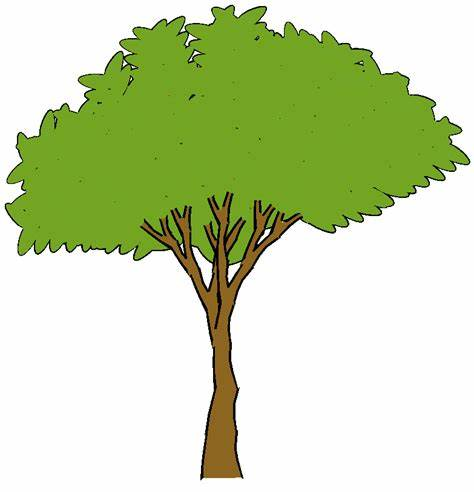
#> input picture tree.jfif, 474 x 492 px
$ python contour_detection.py
#> lines starting #> are read from the running program, lines starting #| are printed output that depends on the picture; after the words box and inside, x2 and y2 are one past the last pixel; in counts of white or black regions, pixels touching at a corner belong together
import cv2
import numpy as np

img = cv2.imread('tree.jfif')
#> img is the input picture: shape (492, 474, 3); mean B, G, R 173.5, 215.3, 201.1
img_gray = cv2.cvtColor(img,cv2.COLOR_BGR2GRAY)
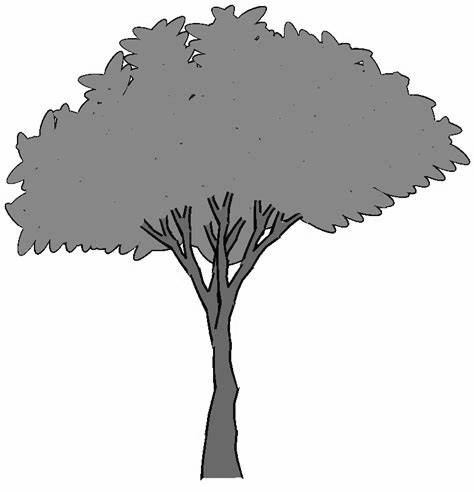
#> img_gray: shape (492, 474); min 0, max 255, mean 206.3

_,binary = cv2.threshold(img_gray,195,255,cv2.THRESH_BINARY)
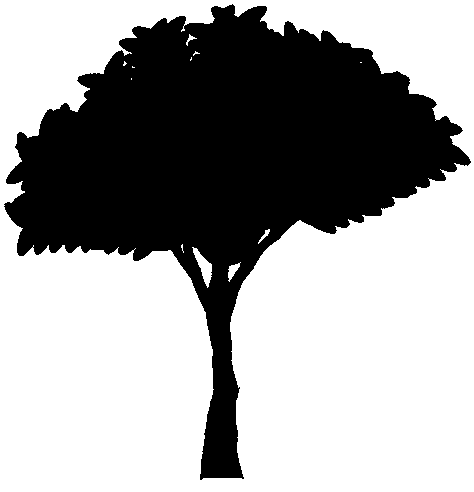
#> binary: shape (492, 474); 63% white; 1 black region

contours1,heirarchy1 = cv2.findContours(binary,cv2.RETR_TREE,cv2.CHAIN_APPROX_SIMPLE)
#> contours1 = 13 contours, 7 with area under 20; largest, box (x1, y1, x2, y2) and area: (0, 0, 474, 492) 232243, (3, 3, 472, 481) 87778, (192, 247, 212, 288) 283, (228, 262, 241, 282) 92, (258, 229, 270, 244) 34, (186, 34, 197, 46) 23

print(len(contours1))
#| 13

cv2.drawContours(img,contours1,-1,(255,100,0),2,cv2.LINE_AA)     #if contousridx is -1, that means it'll show all the contours.
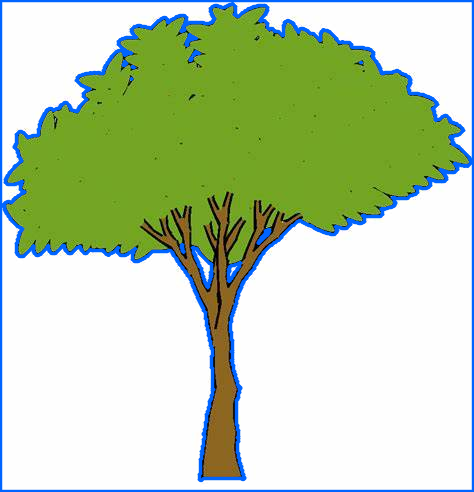
#> img: shape (492, 474, 3); 7.29% of pixels changed, all inside (x1, y1, x2, y2) = (0, 0, 474, 492)
#if contoursidx is 0 then it will show the first contour.

cv2.imshow('Binary image',binary)
cv2.imshow('Contours1',img)

cv2.waitKey(0)
cv2.destroyAllWindows()
